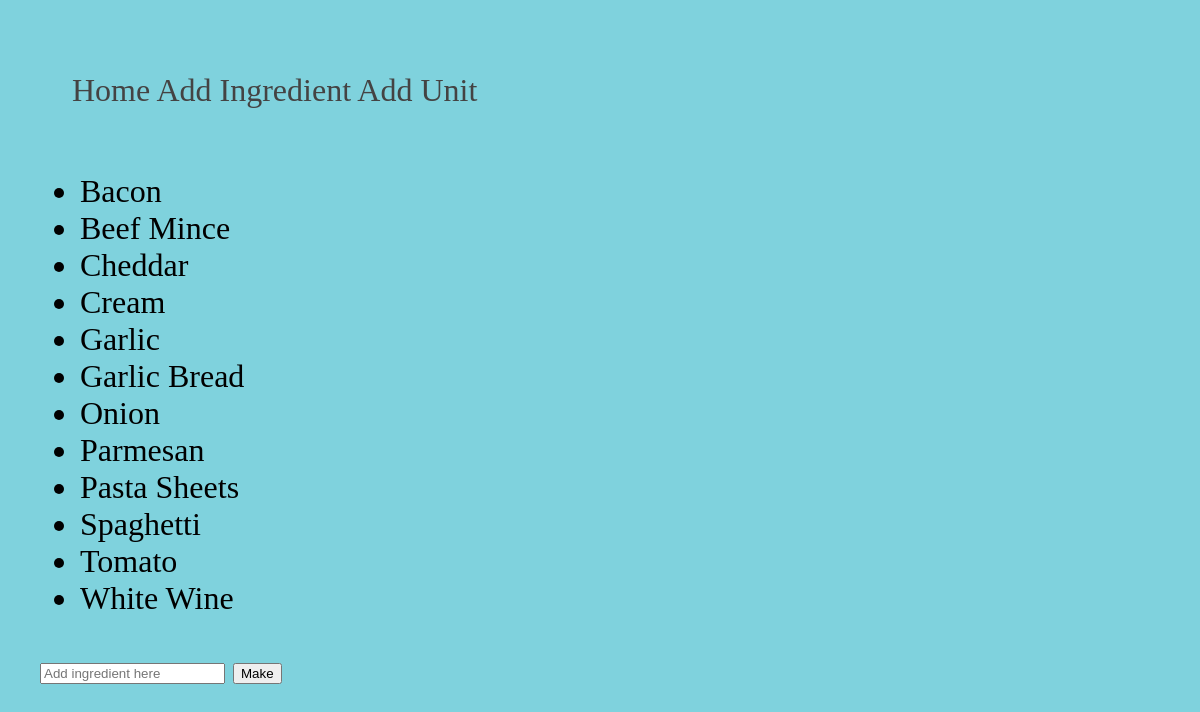
The page /polls/ingredients/ on the database as committed earlier.
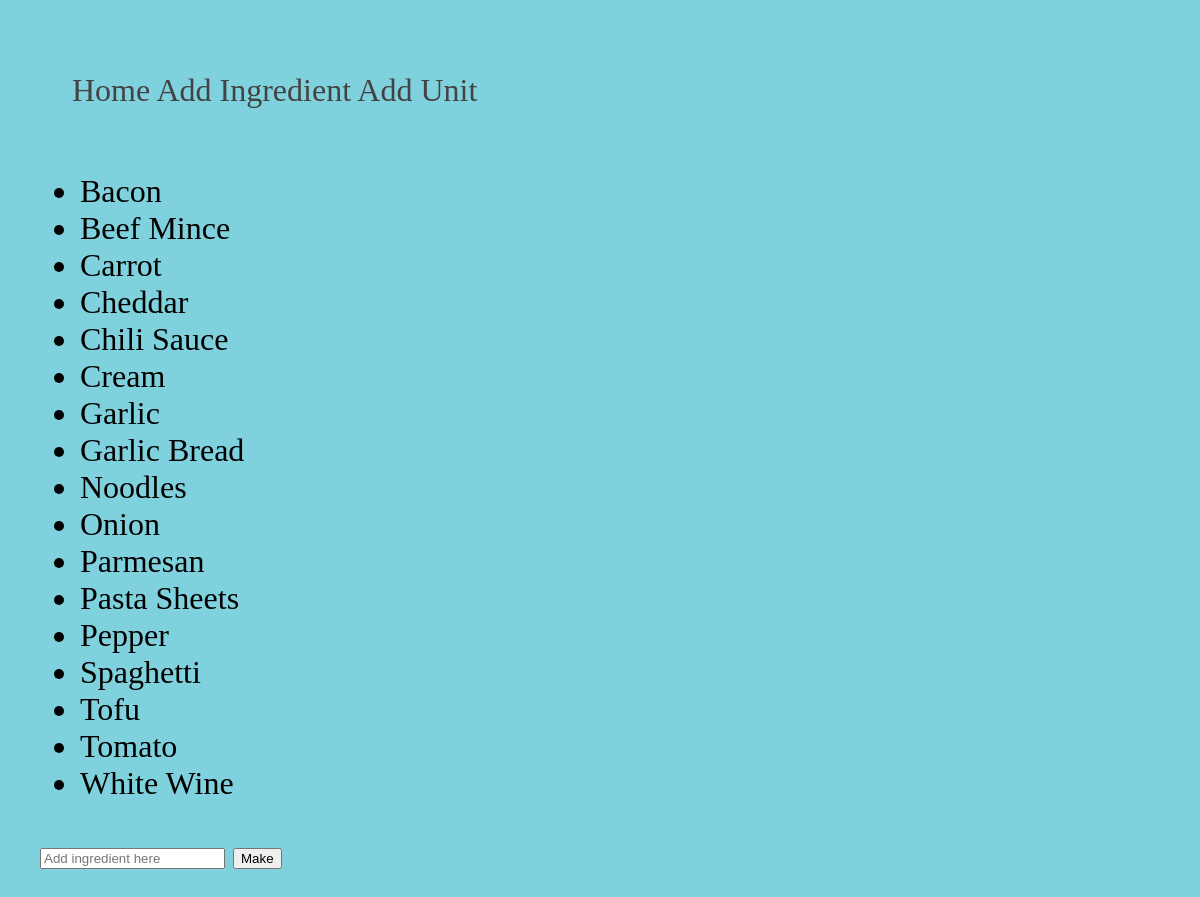
The same page on the database as committed later.
### polls/models.py (models this page shows, shortened)
class Ingredient(models.Model):
    ingredient_name = models.CharField(max_length=50)

### polls/views.py (the view, shortened to what this page needs)
# urls.py: path('ingredients/', views.ing_view, name='ingredients'),
def ing_view(request):
    ings = Ingredient.objects.order_by('ingredient_name')
    return render(request, 'polls/ingredients.html', {'ings':ings})

### polls/templates/polls/ingredients.html (shortened to what this page needs)
{% load static %}
<head>
<link rel="stylesheet" type="text/css" href="{% static 'polls/style.css' %}">
</head>
<body>
<nav class="navbar navbar-expand-lg navbar-light bg-light">
    <div class="collapse navbar-collapse" id="navbarNavAltMarkup">
        <div class="navbar-nav">
            <a class="nav-item nav-link" href="{% url 'polls:index' %}">Home</a>
            <a class="nav-item nav-link" href="{% url 'polls:ingredients' %}">Add Ingredient</a>
            <a class="nav-item nav-link" href="{% url 'polls:units' %}">Add Unit</a>
        </div>
    </div>
</nav>
{% if ings %}
    <ul>
    {% for i in ings %}
        <li>{{ i.ingredient_name }}</li>
    {% endfor %}
    </ul>
{% else %}
    <p>You have not made any ingredients.</p>
{% endif %}
<form method = "POST" action="{% url 'polls:ingredients' %}">
    <input type="text" name ="newing" placeholder ="Add ingredient here"></input>
    <button type="submit">Make</button>
</form>
</body>

Rows that differ between the two databases and show on the page:
added Ingredient: ingredient_name "Carrot"
added Ingredient: ingredient_name "Chili Sauce"
added Ingredient: ingredient_name "Noodles"
added Ingredient: ingredient_name "Pepper"
added Ingredient: ingredient_name "Tofu"
